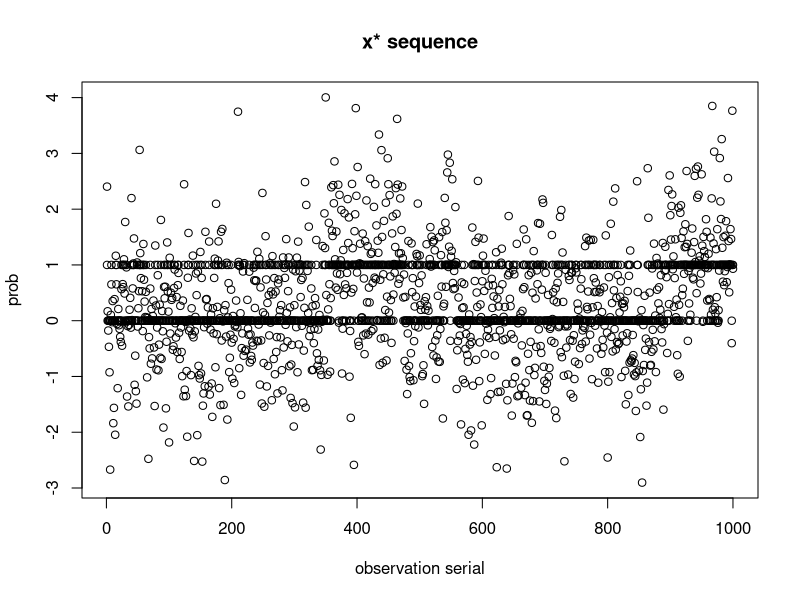
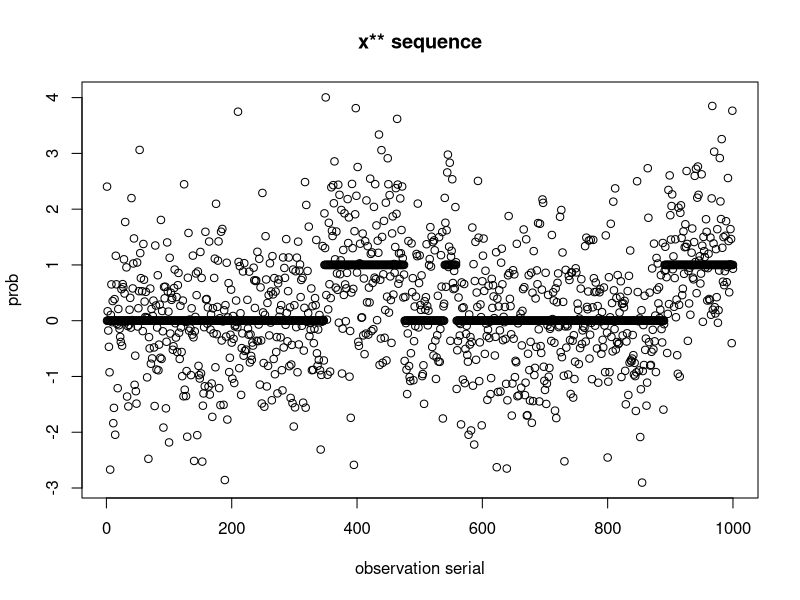

Here is the R script that generated these plots, in order:
## ---- chunk 1
Y<-read.table("HW7-HMMdata.txt",header=F)
Y<-Y$V1
norm0<-function(x){return( log(dnorm(x,mean=0,sd=1)) )}
norm1<-function(x){return( log(dnorm(x,mean=1,sd=1)) )}
PDF<-data.frame(MEAN0=norm0(Y),MEAN1=norm1(Y))
xstar<-(PDF$MEAN0 <= PDF$MEAN1)
xstar<-as.numeric(xstar)
plot(1:1000,Y,xlab="observation serial",ylab="prob",main="x* sequence")
points(1:1000,xstar)

## ---- chunk 2
p<- 0.01

df_a<-data.frame(x_i1_0=rep(NA,999),x_i1_1=rep(NA,999))
df_m<-df_a
df_m$x_i1_0[1]<-max(c(log(.5)+norm0(Y[1])+log(1-p),
                            log(.5)+norm1(Y[1])+log(p)))
df_m$x_i1_1[1]<-max(c(log(.5)+norm0(Y[1])+log(p),
                            log(.5)+norm1(Y[1])+log(1-p)))
df_a$x_i1_0[1]<-max(as.numeric
                           (log(.5)+norm0(Y[1])+log(1-p)<=
                            log(.5)+norm1(Y[1])+log(p)))
df_a$x_i1_1[1]<-max(as.numeric
                           (log(.5)+norm0(Y[1])+log(p)<=
                            log(.5)+norm1(Y[1])+log(1-p)))
for(i in 2:999){
df_m$x_i1_0[i]<-max(c(df_m$x_i1_0[i-1]+norm0(Y[i])+log(1-p),
                            df_m$x_i1_1[i-1]+norm1(Y[i])+log(p)))
df_m$x_i1_1[i]<-max(c(df_m$x_i1_0[i-1]+norm0(Y[i])+log(p),
                            df_m$x_i1_1[i-1]+norm1(Y[i])+log(1-p)))
df_a$x_i1_0[i]<-max(as.numeric
                           (df_m$x_i1_0[i-1]+norm0(Y[i])+log(1-p)<=
                            df_m$x_i1_1[i-1]+norm1(Y[i])+log(p)))
df_a$x_i1_1[i]<-max(as.numeric
                           (df_m$x_i1_0[i-1]+norm0(Y[i])+log(p)<=
                            df_m$x_i1_1[i-1]+norm1(Y[i])+log(1-p)))
}
xtilde<-rep(NA,1000) 
xtilde[1000]<-as.numeric(
              df_m$x_i1_0[i-1]+norm0(Y[i])<=
              df_m$x_i1_1[i-1]+norm1(Y[i]) )
for(j in 999:1){
  xtilde[j]<-df_a[j,xtilde[j+1]+1];
}
plot(1:1000,Y,xlab="observation serial",ylab="prob",main="x** sequence")
points(1:1000,xtilde)
